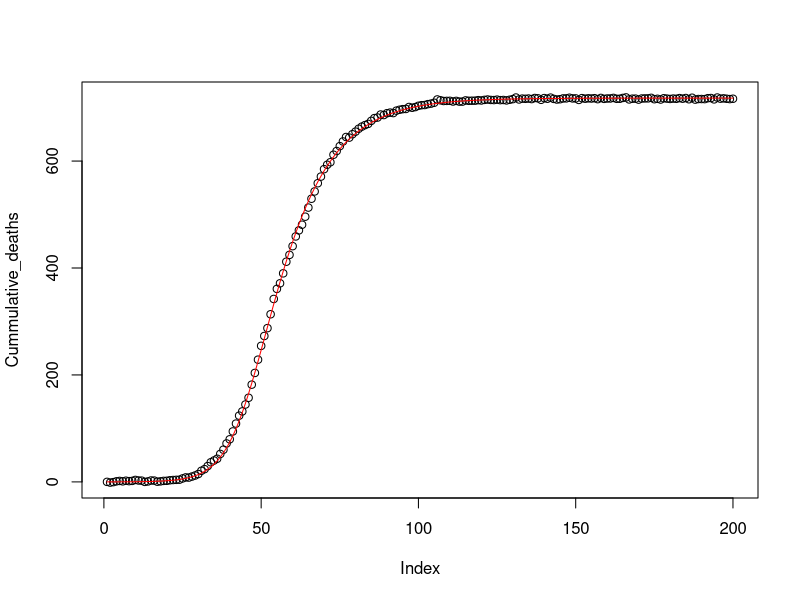
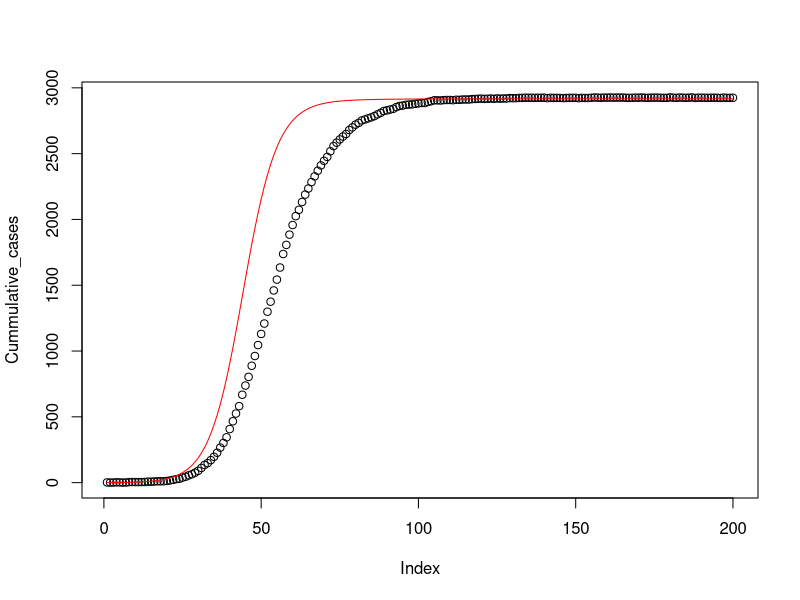

The R source for these figures, in order:
library("deSolve")

# SEIRCD model.
fn<-function(time,state,params){
  with(as.list(c(state, params)),{
    dS=-beta*I*S/(S+E+I+R+D)
    dE=beta*I*S/(S+E+I+R+D)-0.25*E
    dI=0.25*E-gamma*I
    dR=(1-p)*gamma*I
    dC=0.25*E
    dD=p*gamma*I
    return(list(c(dS,dE,dI,dR,dC,dD)))
  })
}

# Data to compare with.
data <- read.csv("./data/Data_groupA.txt", sep="")

# Cumulative cases
Cummulative_cases=c(1)
number_cases_so_far=1
for(i in 1:199){
  Cummulative_cases=append(number_cases_so_far,Cummulative_cases)
  number_cases_so_far=number_cases_so_far+data["cases"][i,]
}
Cummulative_cases=rev(Cummulative_cases) #reverse it
Cummulative_cases=Cummulative_cases+rnorm(length(Cummulative_cases),0,1) #add errors

# Cumulative deaths
Cummulative_deaths=c(0)
number_deaths_so_far=0
for(i in 1:199){
  Cummulative_deaths=append(number_deaths_so_far,Cummulative_deaths)
  number_deaths_so_far=number_deaths_so_far+data["deaths"][i,]
}
Cummulative_deaths=rev(Cummulative_deaths) #reverse it
Cummulative_deaths=Cummulative_deaths+rnorm(length(Cummulative_deaths),0,1) #add errors

# Number of days, and population size.
day<-0:199
N<-2924
init <- c(S = N-1, E = 0,I = 1, R = 0, C = 0, D = 0)

#Estimate residual sum of squares for cases
RSS.SEIRC <- function(parameters)
{
  names(parameters) <- c("beta", "gamma","p")
  out <- rk4(y = init, times = day, func = fn, parms = parameters)
  fit <- out[ ,6]
  RSS <- sum((Cummulative_cases - fit)^2)
  return(RSS)
}

#Estimate residual sum of squares for deaths
RSS.SEIRD <- function(parameters)
{
  names(parameters) <- c("beta", "gamma","p")
  out <- rk4(y = init, times = day, func = fn, parms = parameters)
  fit <- out[ ,7]
  RSS <- sum((Cummulative_deaths - fit)^2)
  return(RSS)
}

# Upper and lower bounds for the guesses.
lower = c(0, 0, 0)
upper = c(2, 0.5, 0.5)

# Initial parameter guesses.
sigma <- 0.25
beta  <- 0.75
p     <- 0.25
gamma <- 0.1

# Optimise over deaths.
Opt2 <- optim(c(beta,gamma,p), RSS.SEIRD, method = "L-BFGS-B", lower = lower, upper = upper)
Opt_par2<-Opt2$par
names(Opt_par2)<-c("beta","gamma","p")

#Solve the ODEs for the 2nd optimal parameter estimates:
solution2<-as.data.frame(rk4(y = init, times = day, func = fn, parms = Opt_par2))
colnames(solution2)<-c("time","S","E","I","R","C","D")
#Plot the resulting C vs the real cummulative cases
plot(Cummulative_deaths)
lines(solution2$D,col="red")
#Plot the resukting D vs real cummulative deaths
plot(Cummulative_cases)
lines(solution2$C,col="red")

caseErrors  <- solution2$C-Cummulative_cases
deathErrors <- solution2$D-Cummulative_deaths

sampleVariance_cases  = sum(caseErrors) ^2/(length(caseErrors) -1)
sampleVariance_deaths = sum(deathErrors)^2/(length(deathErrors)-1)
